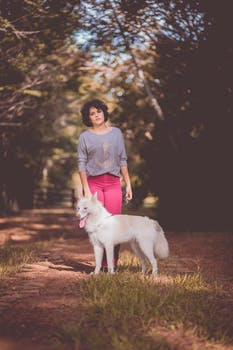
#> input picture lab5/dog.jpeg, 233 x 350 px
$ python task10_segmentation_system.py
#> lines starting #> are read from the running program, lines starting #| are printed output that depends on the picture; after the words box and inside, x2 and y2 are one past the last pixel; in counts of white or black regions, pixels touching at a corner belong together
import os
import cv2
import numpy as np
import matplotlib.pyplot as plt

os.makedirs("outputs", exist_ok=True)

img_bgr = cv2.imread("dog.jpeg")
#> img_bgr is the input picture: shape (350, 233, 3); mean B, G, R 77.5, 84.1, 109.6
gray = cv2.cvtColor(img_bgr, cv2.COLOR_BGR2GRAY)
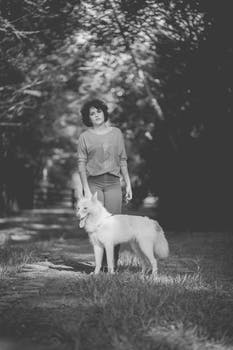
#> gray: shape (350, 233); min 36, max 246, mean 91

_, otsu_mask = cv2.threshold(gray, 0, 255, cv2.THRESH_BINARY + cv2.THRESH_OTSU)
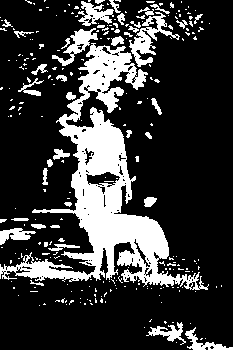
#> otsu_mask: shape (350, 233); 22.4% white; 259 white regions (218 under 20 px), largest, box (x1, y1, x2, y2) and area: (0, 43, 209, 290) 12742, (129, 12, 180, 67) 838, (52, 28, 98, 66) 527

Z = img_bgr.reshape((-1, 3)).astype(np.float32)
criteria = (cv2.TERM_CRITERIA_EPS + cv2.TERM_CRITERIA_MAX_ITER, 20, 1.0)
_, labels, centers = cv2.kmeans(Z, 5, None, criteria, 5, cv2.KMEANS_RANDOM_CENTERS)
#> centers = [[138.7, 142, 182.2], [64.93, 77.94, 108.1], [53.38, 55.46, 73.4], [192.4, 191.1, 205.8], [92.53, 107.6, 144.7]]
kmeans_seg = np.uint8(centers)[labels.flatten()].reshape(img_bgr.shape)
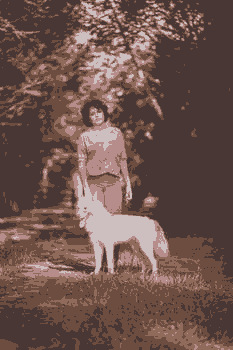
#> kmeans_seg: shape (350, 233, 3); mean B, G, R 76.9, 83.5, 109.2

edges = cv2.Canny(gray, 50, 150)
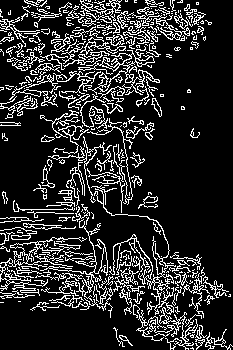
#> edges: shape (350, 233); 17% white in thin lines or dots

cv2.imwrite("outputs/task10_otsu.png", otsu_mask)
cv2.imwrite("outputs/task10_kmeans.png", kmeans_seg)
cv2.imwrite("outputs/task10_canny.png", edges)

fig, ax = plt.subplots(1, 4, figsize=(22, 7.8))
ax[0].imshow(cv2.cvtColor(img_bgr, cv2.COLOR_BGR2RGB))
ax[0].set_title("Original")
ax[1].imshow(otsu_mask, cmap="gray")
ax[1].set_title("Method 1: Otsu")
ax[2].imshow(cv2.cvtColor(kmeans_seg, cv2.COLOR_BGR2RGB))
ax[2].set_title("Method 2: K-Means (K=5)")
ax[3].imshow(edges, cmap="gray")
ax[3].set_title("Method 3: Canny (50, 150)")
for a in ax:
    a.axis("off")
plt.tight_layout()
plt.savefig("outputs/task10_final_comparison.png", dpi=150, bbox_inches="tight")
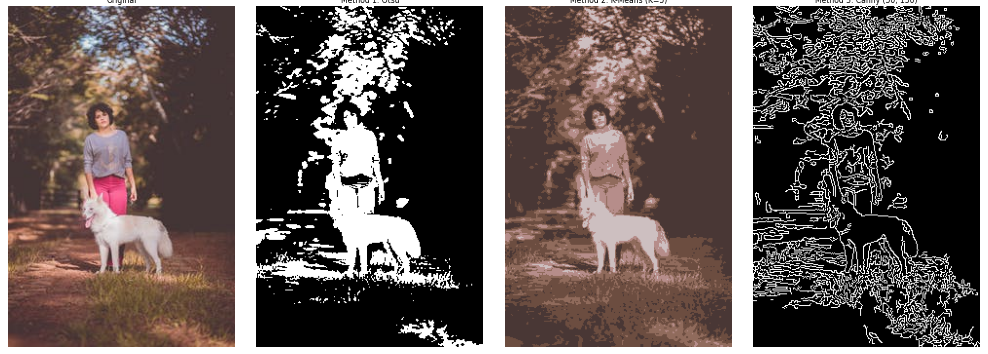
#> figure drawn by matplotlib, 4 panels
plt.show()

print("Method 1 - Otsu")
print("  Assumption: bimodal intensity histogram (object vs background).")
print("  Identifies: bright sunlit areas vs dark shadow.")
print("  Incorrect: mixes the dog's white coat with sunlit leaves; no notion of objects.")
print("  Most influential parameter: none (threshold is automatic).")
print()
print("Method 2 - K-Means")
print("  Assumption: similar colours belong to the same object or material.")
print("  Identifies: dog's coat, clothing and path as fairly coherent regions.")
print("  Incorrect: dappled lighting splits one material into lit and shadow clusters.")
print("  Most influential parameter: K.")
print()
print("Method 3 - Canny")
print("  Assumption: object boundaries are strong intensity gradients.")
print("  Identifies: clean outline of the dog and the person.")
print("  Incorrect: dense clutter from the textured background foliage.")
print("  Most influential parameter: high threshold.")
print()
print("Conclusion: K-Means produced the most meaningful regions. The image is a multi-object,")
print("multi-material natural scene where colour similarity matches object identity far better")
print("than a single global intensity threshold.")

$ run again, with lab5/sudoku.png saved as lab5/dog.jpeg
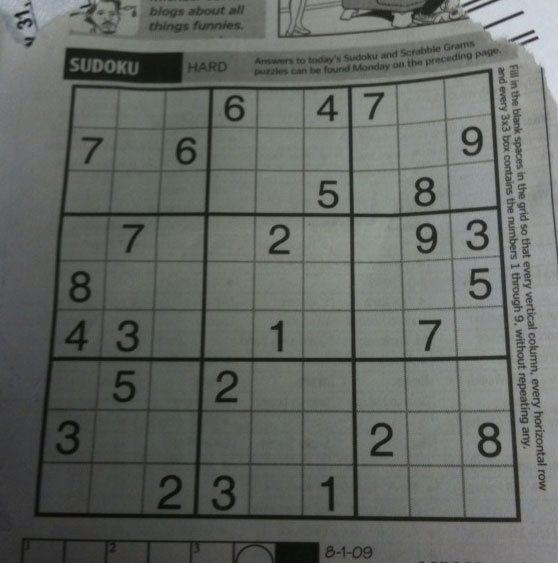
#> input picture lab5/sudoku.png, 558 x 563 px
#> img_bgr is the input picture: shape (563, 558, 3); mean B, G, R 99.5, 104.1, 100
#> `_, otsu_mask = cv2.threshold(gray, 0, 255, cv2.THRESH_BINARY + cv2.THR..`:
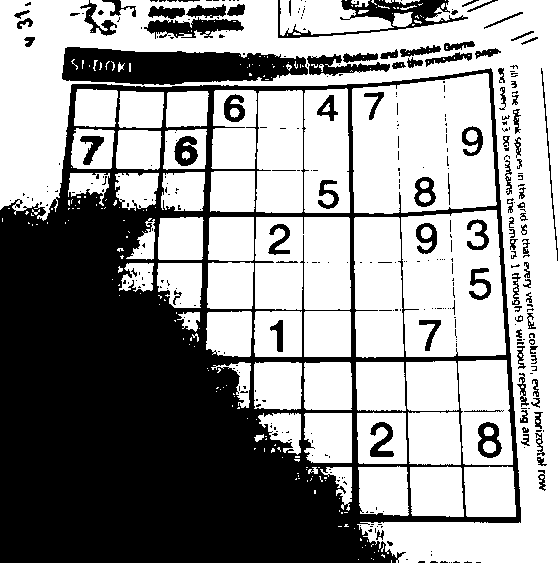
#> otsu_mask: shape (563, 558); 59% white; 351 black regions (254 under 20 px), largest, box (x1, y1, x2, y2) and area: (0, 68, 521, 563) 105669, (62, 47, 308, 85) 6793, (278, 0, 468, 38) 2038
#> centers = [[132.8, 137.2, 132.6], [99.36, 105.2, 100.7], [69.5, 73.23, 70.11], [208.8, 202.1, 196.5], [32.88, 37.51, 34.49]]
#> edges: shape (563, 558); 9.3% white in thin lines or dots
#> `plt.savefig("outputs/task10_final_comparison.png", dpi=150, bbox_inche..`:
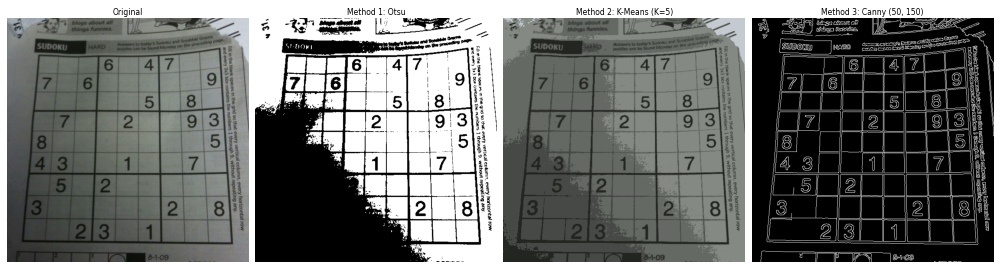
#> figure drawn by matplotlib, 4 panels
